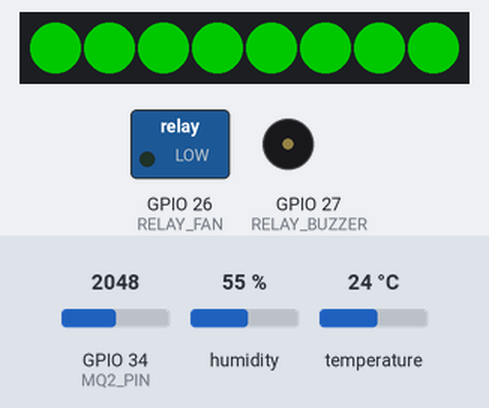
Bench run of a sketch on a simulated ESP32. On the bench: 8 RGB LEDs in strip order, left to right, switched loads named in the sketch (green lamp = pin HIGH), buzzer (waves = sounding, pin HIGH). The inputs (shaded band) are chosen by the test bench; at power-on: GPIO 34 (MQ2_PIN) = 2048, temperature 24 °C, humidity 55 %. Dim RGB values are drawn brighter than linear; WiFi joins after 1.5 s; servers stay silent unless stated; no MQTT or app messages arrive unless stated; what the sketch prints to the serial monitor is not drawn.

Above: at 1.6 s.
At 5.6 s:
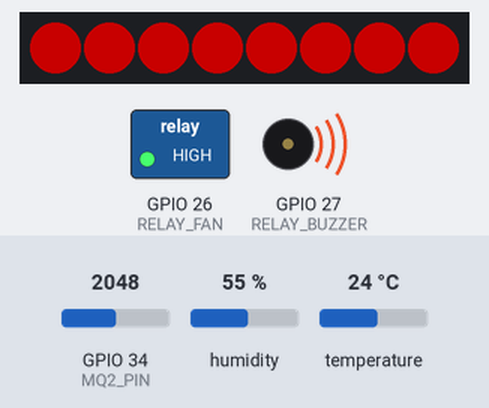
5.7 s: GPIO 34 (MQ2_PIN) set to 1977
At 11.1 s:
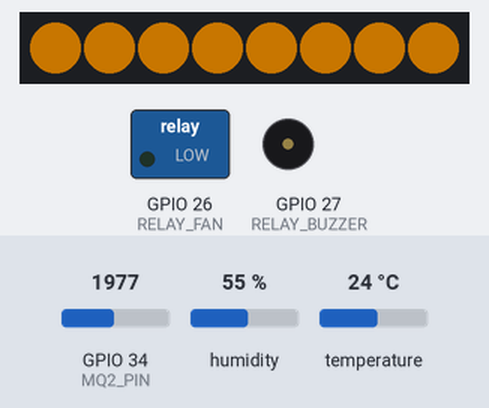
23.0 s: temperature set to 39.4 °C
31.5 s: temperature set to 40.5 °C
At 36.2 s:
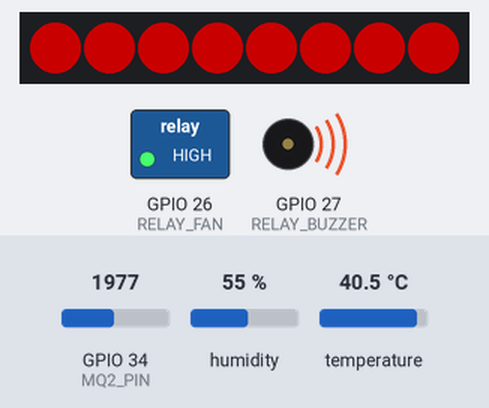
41.5 s: temperature set to 12 °C
At 46.2 s:
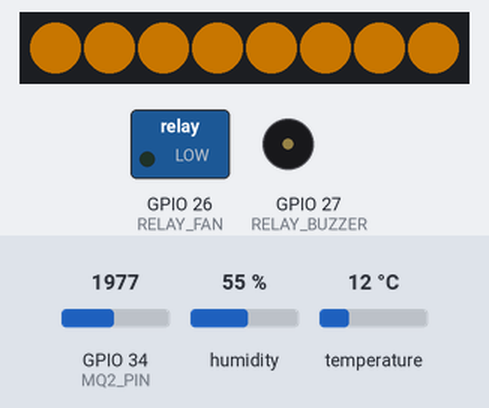
Timing chart, 0 to 47.5 s (numbered marks = the images above; inputs shaded):
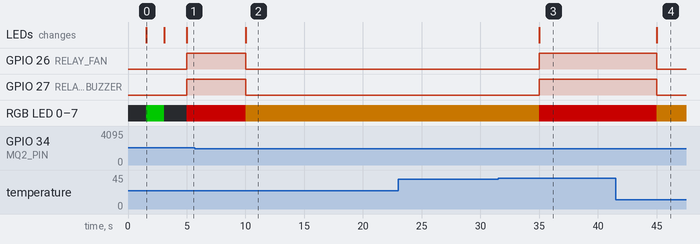

Measured:
- the behaviour switches between 2048 and 2047 on GPIO 34 (MQ2_PIN) (found by bisection; images 1 and 2)
- the behaviour switches between 39.9 and 40 °C on temperature (found by bisection; images 2 and 3)
- after the input at 5.7 s, GPIO 26 (RELAY_FAN), GPIO 27 (RELAY_BUZZER): HIGH → LOW after 4.3 s; RGB LED 0–7: RGB(100, 0, 0) → RGB(100, 59, 0) after 4.3 s; the LEDs: change after 4.3 s (image 2)
- after the input at 23.0 s, every drawn part: stays the same
- after the input at 31.5 s, GPIO 26 (RELAY_FAN), GPIO 27 (RELAY_BUZZER): LOW → HIGH after 3.5 s; RGB LED 0–7: RGB(100, 59, 0) → RGB(100, 0, 0) after 3.5 s; the LEDs: change after 3.5 s (image 3)
- after the input at 41.5 s, GPIO 26 (RELAY_FAN), GPIO 27 (RELAY_BUZZER): HIGH → LOW after 3.5 s; RGB LED 0–7: RGB(100, 0, 0) → RGB(100, 59, 0) after 3.5 s; the LEDs: change after 3.5 s (image 4)
- what the display in image 0 shows lasts 1.5 s, from 1.6 s to 3.1 s

The sketch:

SKS_ESP32.ino
```cpp
#include <WiFi.h>
#include <WiFiClientSecure.h>
#include <PubSubClient.h>
#include <DHT.h>
#include <ArduinoJson.h>
#include <Adafruit_NeoPixel.h>

// ── WiFi ──────────────────────────────────────────────────────────────────────
const char* WIFI_SSID     = "HONOR_90_Lite";
const char* WIFI_PASSWORD = "12345678";

// ── MQTT (TLS) ────────────────────────────────────────────────────────────────
const char* MQTT_BROKER = "10.49.156.91";
const int   MQTT_PORT   = 8883;
const char* MQTT_CLIENT = "ESP32_SKS_01";

// ── Topics ────────────────────────────────────────────────────────────────────
#define TOPIC_PUB     "/oneM2M/req/ESP32/Mobius2/json"
#define TOPIC_CMD_SUB "/oneM2M/req/Mobius2/ESP32/json"

// ── Pins ──────────────────────────────────────────────────────────────────────
#define MQ2_PIN      34
#define DHT_PIN       4
#define DHT_TYPE      DHT22
#define RELAY_FAN    26
#define RELAY_BUZZER 27
#define NEO_PIN      13
#define NEO_COUNT     8

// ── Relay active level ────────────────────────────────────────────────────────
#define RELAY_ACTIVE_LOW  false

#if RELAY_ACTIVE_LOW
  #define RELAY_ON  LOW
  #define RELAY_OFF HIGH
#else
  #define RELAY_ON  HIGH
  #define RELAY_OFF LOW
#endif

// ── Thresholds ────────────────────────────────────────────────────────────────
// Gas:  < 299       = SAFE | 299-499 = WARNING | >= 500 = DANGER
// Temp: < 38        = SAFE | 38-39.9 = WARNING | >= 40  = DANGER
// Hum:  < 85        = SAFE | 85-94.9 = WARNING | >= 95  = DANGER
#define GAS_WARNING   299
#define GAS_DANGER    500
#define TEMP_WARNING  38.0
#define TEMP_DANGER   40.0
#define HUM_WARNING   85.0
#define HUM_DANGER    95.0

// ── Device names — MUST match Mobius / dashboard ──────────────────────────────
#define AE_GAS     "Gas"
#define AE_TEMP    "Suhu"
#define AE_HUM     "Kelembapan"
#define AE_FAN     "Kipas"
#define AE_BUZZER  "Alarm"
#define AE_LED     "Lampu"

// ── Objects ───────────────────────────────────────────────────────────────────
DHT dht(DHT_PIN, DHT_TYPE);
WiFiClientSecure wifiClient;
PubSubClient     mqtt(wifiClient);
Adafruit_NeoPixel strip(NEO_COUNT, NEO_PIN, NEO_GRB + NEO_KHZ800);

unsigned long lastSensorTime = 0;
int    requestId = 1;
String alarmState = "safe";

// ═══════════════════════════════════════════════════════════════════════════════
void setup() {
  Serial.begin(115200);
  Serial.println("\n=== SecureKitchen ESP32 Started ===");
  Serial.println("Gas:  SAFE<299 | WARNING 299-499 | DANGER>=500");
  Serial.println("Temp: SAFE<38  | WARNING 38-39.9 | DANGER>=40");
  Serial.println("Hum:  SAFE<85  | WARNING 85-94.9 | DANGER>=95");

  pinMode(RELAY_FAN,    OUTPUT);
  pinMode(RELAY_BUZZER, OUTPUT);
  digitalWrite(RELAY_FAN,    RELAY_OFF);
  digitalWrite(RELAY_BUZZER, RELAY_OFF);

  strip.begin();
  strip.setBrightness(100);
  strip.clear();
  strip.show();

  dht.begin();
  connectWiFi();

  wifiClient.setInsecure();

  mqtt.setServer(MQTT_BROKER, MQTT_PORT);
  mqtt.setCallback(onMqttMessage);
  mqtt.setBufferSize(1024);
  connectMQTT();
}

void loop() {
  if (!mqtt.connected()) connectMQTT();
  mqtt.loop();

  if (millis() - lastSensorTime >= 5000) {
    lastSensorTime = millis();
    readAndSendSensors();
  }
}

// ── Read and send sensor data ─────────────────────────────────────────────────
void readAndSendSensors() {
  int   rawGas = analogRead(MQ2_PIN);
  float gasPPM = map(rawGas, 0, 4095, 0, 1000);
  float temp   = dht.readTemperature();
  float hum    = dht.readHumidity();

  if (isnan(temp) || isnan(hum)) {
    Serial.println("[DHT22] Read failed — skipping");
    return;
  }

  Serial.printf("[SENSOR] Gas: %.0f ppm | Temp: %.1f C | Hum: %.1f%%\n",
                gasPPM, temp, hum);

  // Print gas status
  if (gasPPM >= GAS_DANGER)        Serial.println("[GAS] DANGER!");
  else if (gasPPM >= GAS_WARNING)  Serial.println("[GAS] WARNING");
  else                             Serial.println("[GAS] SAFE");

  // Print temp status
  if (temp >= TEMP_DANGER)         Serial.println("[TEMP] DANGER!");
  else if (temp >= TEMP_WARNING)   Serial.println("[TEMP] WARNING");
  else                             Serial.println("[TEMP] SAFE");

  // Print humidity status
  if (hum >= HUM_DANGER)           Serial.println("[HUM] DANGER!");
  else if (hum >= HUM_WARNING)     Serial.println("[HUM] WARNING");
  else                             Serial.println("[HUM] SAFE");

  publishSensor(AE_GAS,  String((int)gasPPM));
  publishSensor(AE_TEMP, String(temp, 1));
  publishSensor(AE_HUM,  String(hum, 1));

  // ← FIXED: pass all 3 values
  checkAlarm(gasPPM, temp, hum);
}

// ── Publish to Mobius via MQTT ────────────────────────────────────────────────
void publishSensor(const char* ae, String val) {
  String rqi = "rq" + String(requestId++);
  String p = "{\"m2m:rqp\":{";
  p += "\"op\":1,";
  p += "\"to\":\"/Mobius/" + String(ae) + "/DATA\",";
  p += "\"fr\":\"ESP32\",";
  p += "\"rqi\":\"" + rqi + "\",";
  p += "\"ty\":4,";
  p += "\"pc\":{\"m2m:cin\":{\"con\":\"" + val + "\"}}";
  p += "}}";
  bool ok = mqtt.publish(TOPIC_PUB, p.c_str());
  Serial.printf("[MQTT] %s = %s -> %s\n", ae, val.c_str(), ok ? "OK" : "FAIL");
}

// ── Alarm logic ───────────────────────────────────────────────────────────────
void checkAlarm(float gas, float temp, float hum) {
  bool isDanger  = (gas >= GAS_DANGER)  || (temp >= TEMP_DANGER)  || (hum >= HUM_DANGER);
  bool isWarning = (gas >= GAS_WARNING) || (temp >= TEMP_WARNING) || (hum >= HUM_WARNING);

  if (isDanger) {
    if (alarmState != "danger") {
      alarmState = "danger";
      Serial.println("[ALARM] >>> DANGER! Fan + Buzzer ON, LED RED");
      setFan(true);
      setBuzzer(true);
      setNeo("red");
    }
  } else if (isWarning) {
    if (alarmState != "warning") {
      alarmState = "warning";
      Serial.println("[ALARM] WARNING — LED YELLOW");
      setFan(false);
      setBuzzer(false);
      setNeo("yellow");
    }
  } else {
    if (alarmState != "safe") {
      alarmState = "safe";
      Serial.println("[ALARM] SAFE — LED GREEN 10 seconds then OFF");
      setFan(false);
      setBuzzer(false);
      setNeo("green");
      delay(10000);
      setNeo("off");
    }
  }
}

// ── Receive actuator commands from dashboard ──────────────────────────────────
void onMqttMessage(char* topic, byte* payload, unsigned int length) {
  String msg = "";
  for (unsigned int i = 0; i < length; i++) msg += (char)payload[i];
  Serial.println("[CMD IN] " + msg);

  StaticJsonDocument<512> doc;
  if (deserializeJson(doc, msg)) {
    Serial.println("[CMD] JSON parse error");
    return;
  }

  String to  = doc["m2m:rqp"]["to"]  | "";
  String con = doc["m2m:rqp"]["pc"]["m2m:cin"]["con"] | "";
  bool on = (con == "1");

  Serial.printf("[CMD] to=%s val=%s\n", to.c_str(), con.c_str());

  if      (to.indexOf(AE_FAN)    >= 0) setFan(on);
  else if (to.indexOf(AE_BUZZER) >= 0) setBuzzer(on);
  else if (to.indexOf(AE_LED)    >= 0) setNeo(on ? "red" : "off");
}

// ── Actuators ─────────────────────────────────────────────────────────────────
void setFan(bool on) {
  digitalWrite(RELAY_FAN, on ? RELAY_ON : RELAY_OFF);
  Serial.printf("[FAN] %s\n", on ? "ON" : "OFF");
}

void setBuzzer(bool on) {
  digitalWrite(RELAY_BUZZER, on ? RELAY_ON : RELAY_OFF);
  Serial.printf("[BUZZER] %s\n", on ? "ON" : "OFF");
}

// ── NeoPixel ──────────────────────────────────────────────────────────────────
void setNeo(String color) {
  uint32_t c;
  if      (color == "red")    c = strip.Color(255,   0, 0);
  else if (color == "green")  c = strip.Color(  0, 255, 0);
  else if (color == "yellow") c = strip.Color(255, 150, 0);
  else                        c = strip.Color(  0,   0, 0);

  for (int i = 0; i < strip.numPixels(); i++)
    strip.setPixelColor(i, c);
  strip.show();
  Serial.printf("[LED] %s\n", color.c_str());
}

// ── WiFi ──────────────────────────────────────────────────────────────────────
void connectWiFi() {
  Serial.printf("[WiFi] Connecting to %s", WIFI_SSID);
  WiFi.begin(WIFI_SSID, WIFI_PASSWORD);
  while (WiFi.status() != WL_CONNECTED) {
    delay(500);
    Serial.print(".");
  }
  Serial.println("\n[WiFi] Connected! IP: " + WiFi.localIP().toString());
}

// ── MQTT (TLS) ────────────────────────────────────────────────────────────────
void connectMQTT() {
  while (!mqtt.connected()) {
    Serial.printf("[MQTT] Connecting to %s:%d (TLS)\n", MQTT_BROKER, MQTT_PORT);
    if (mqtt.connect(MQTT_CLIENT)) {
      Serial.println("[MQTT] Connected via MQTTS!");
      mqtt.subscribe(TOPIC_CMD_SUB);
      Serial.println("[MQTT] Subscribed: " + String(TOPIC_CMD_SUB));
      setNeo("green");
      delay(1500);
      setNeo("off");
    } else {
      Serial.printf("[MQTT] Failed rc=%d, retry 3s\n", mqtt.state());
      delay(3000);
    }
  }
}
```
